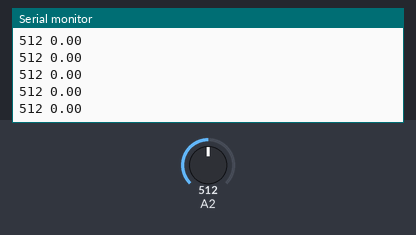
A sketch run on a simulated Arduino Uno, built with avr-gcc and run on an emulated ATmega328P. Parts: the last lines printed to the serial monitor. The inputs (shaded band) are chosen by the test bench; at power-on: A2 = 512.

Above: at 1.2 s.
1.3 s: A2 set to 490
At 1.31 s:
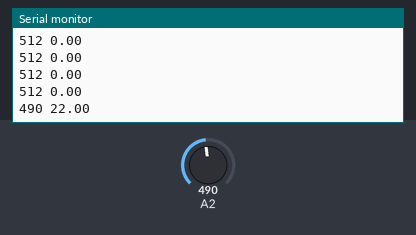
2.8 s: A2 set to 510
At 2.82 s:
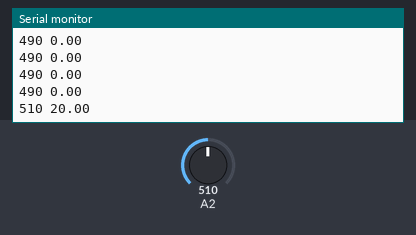
Timing chart, 0 to 5.8 s (numbered marks = the images above; inputs shaded):
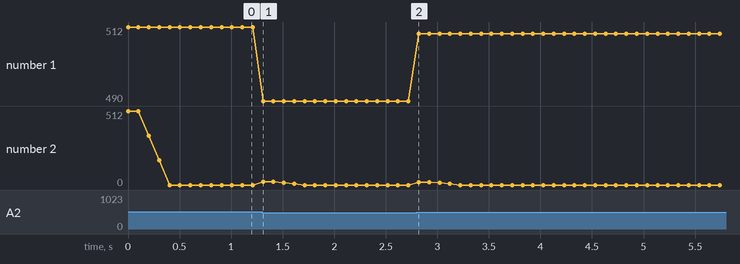

Measured:
- after the input at 1.3 s, the serial monitor: prints a new line at once (image 1)
- after the input at 2.8 s, the serial monitor: prints a new line at once (image 2)
- plotted number 1: 512 → 490 after the input at 1.3 s, 490 → 510 after the input at 2.8 s

The sketch:

derive.ino
```cpp
int EMGsig1=0;           // Store the EMG signal valueservo
int EMGsig2=0;           // Store the EMG signal valueservo
int PrevSig1=0;
int twoPrevsig;
int Prevprevsig;
int PrevSig2=0;
float avgsig = 0;
float deriv1 = 0;
float deriv2 = 0;
int threshold = 500;  // Move the servo when EMG signal is above this threshold. Remember it ranges 0–1023.
void setup() {
 Serial.begin(9600); // Starting the communication with the computer
}
void loop() {
EMGsig1 = analogRead(A2); // Read the analog values of the rectified+integrated EMG signal (0–1023)
deriv1 = abs((EMGsig1-avgsig));
avgsig = (PrevSig1+Prevprevsig+twoPrevsig)/3;

//if (EMGsig > threshold){     // If EMG signal is below the threshold
//    Serial.print(" Above ");
//  } else{            // If the EMG signal is above the threshold,
//    Serial.print(" Below ");
//}
 //Serial.print(millis()); Serial.print(" ");
 Serial.print(EMGsig1); Serial.print(" ");
 //Serial.print(PrevSig1);Serial.print(" ");
 Serial.println(deriv1);
 twoPrevsig = Prevprevsig;
 Prevprevsig = PrevSig1;
PrevSig1 = EMGsig1;
  // Display the servo and EMG values.
 delay(100);
}
```
